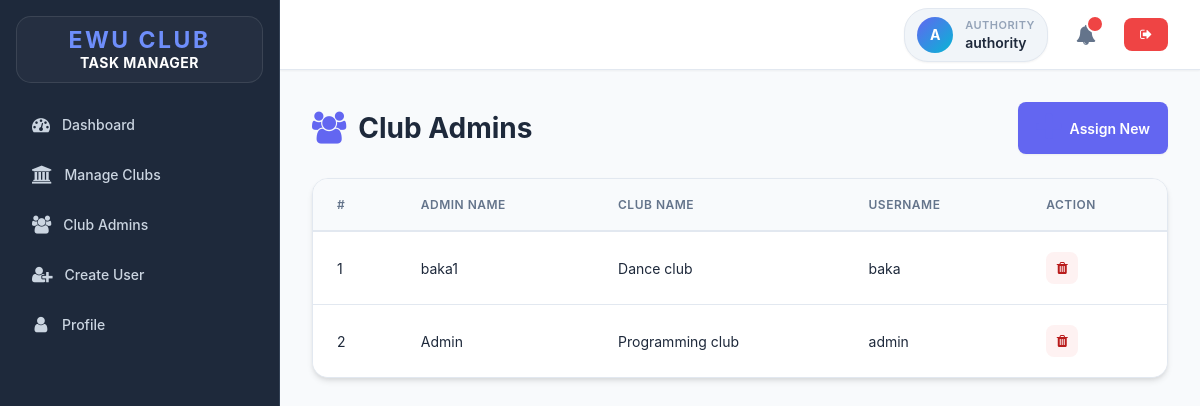
Screenshot of /club-admins.php (signed in) with the database file from the repository.
### tables this page shows
CREATE TABLE `club_admins` (
  `id` int(11) NOT NULL,
  `user_id` int(11) NOT NULL,
  `club_id` int(11) NOT NULL
);

CREATE TABLE `users` (
  `id` int(11) NOT NULL,
  `full_name` varchar(50) NOT NULL,
  `username` varchar(50) NOT NULL,
  `password` varchar(255) NOT NULL,
  `role` enum('admin','club_member','authority','club_admin') NOT NULL,
  `created_at` timestamp NOT NULL DEFAULT current_timestamp()
);

CREATE TABLE `clubs` (
  `id` int(11) NOT NULL,
  `name` varchar(100) NOT NULL,
  `created_at` timestamp NOT NULL DEFAULT current_timestamp()
);

### app/Model/Club.php (called while the page is built, shortened)
<?php
function get_all_club_admins($conn){
	$sql = "SELECT ca.id, u.full_name, c.name as club_name, u.username
	        FROM club_admins ca
	        JOIN users u ON ca.user_id = u.id
	        JOIN clubs c ON ca.club_id = c.id
            ORDER BY ca.id DESC";
	$stmt = $conn->prepare($sql);
	$stmt->execute();
	if ($stmt->rowCount() > 0) {
		$admins = $stmt->fetchAll();
	}else {
		$admins = 0;
	}
	return $admins;
}
?>

### club-admins.php (the view, shortened to what this page needs)
<?php
if (isset($_SESSION['role']) && isset($_SESSION['id']) && $_SESSION['role'] == "authority") {
    include "DB_connection.php";
    include "app/Model/Club.php";
    $admins = get_all_club_admins($conn);
 ?>
<!DOCTYPE html>
<html>
<head>
	<link rel="stylesheet" href="https://stackpath.bootstrapcdn.com/font-awesome/4.7.0/css/font-awesome.min.css">
	<link rel="stylesheet" href="css/style.css">
</head>
<body>
	<div class="body">
		<?php include "inc/nav.php" ?>
		<div class="main-container">
			<?php include "inc/header.php" ?>
			<div class="content">
				<div class="section-title">
					<span class="title-text">
						<i class="fa fa-users"></i>
						Club Admins
					</span>
					<a href="assign-club-admin.php" class="btn-primary">
						<i class="fa fa-plus"></i>
						Assign New
					</a>
				</div>
				<?php if ($admins != 0) { ?>
					<div class="table-container">
						<table class="main-table">
							<thead>
								<tr>
									<th>#</th>
									<th>Admin Name</th>
									<th>Club Name</th>
									<th>Username</th>
									<th>Action</th>
								</tr>
							</thead>
							<tbody>
								<?php $i=0; foreach ($admins as $admin) { ?>
								<tr>
									<td><?=++$i?></td>
									<td><?=$admin['full_name']?></td>
									<td><?=$admin['club_name']?></td>
									<td><?=$admin['username']?></td>
									<td>
										<div class="table-actions">
											<button class="icon-btn delete" disabled title="Remove">
												<i class="fa fa-trash"></i>
											</button>
										</div>
									</td>
								</tr>
								<?php } ?>
							</tbody>
						</table>
					</div>
				<?php } ?>
			</div>
		</div>
	</div>
</body>
</html>
<?php }else{
   $em = "First login";
   header("Location: login.php?error=$em");
   exit();
}
 ?>

### css/style.css (style rules this page uses)
* { padding: 0; margin: 0; box-sizing: border-box; font-family: -apple-system, BlinkMacSystemFont, 'Segoe UI', 'Roboto', 'Oxygen', 'Ubuntu', 'Cantarell', 'Fira Sans', 'Droid Sans', sans-serif; }
:root { --sidebar-bg: #1e293b; --sidebar-border: #334155; --primary-color: #6366f1; --primary-hover: #4f46e5; --primary-light: #e0e7ff; --accent-color: #06b6d4; --success-color: #10b981; --danger-color: #ef4444; --warning-color: #f59e0b; --text-primary: #1e293b; --text-secondary: #64748b; --text-tertiary: #94a3b8; --text-light: #cbd5e1; --text-white: #ffffff; --bg-primary: #ffffff; --bg-secondary: #f8fafc; --bg-tertiary: #f1f5f9; --border-color: #e2e8f0; --border-light: #cbd5e1; --shadow-sm: 0 1px 2px 0 rgba(0, 0, 0, 0.05); --shadow-md: 0 4px 6px -1px rgba(0, 0, 0, 0.1), 0 2px 4px -1px rgba(0, 0, 0, 0.06); --shadow-lg: 0 10px 15px -3px rgba(0, 0, 0, 0.1), 0 4px 6px -2px rgba(0, 0, 0, 0.05); --shadow-xl: 0 20px 25px -5px rgba(0, 0, 0, 0.1), 0 10px 10px -5px rgba(0, 0, 0, 0.04); }
body { background-color: var(--bg-secondary); color: var(--text-primary); overflow-x: hidden; }
.body { display: flex; height: 100vh; }
.main-container { flex: 1; display: flex; flex-direction: column; overflow: hidden; }
.content { flex: 1; overflow-y: auto; padding: 32px; background: var(--bg-secondary); }
.section-title { font-size: 28px; font-weight: 700; color: var(--text-primary); margin-bottom: 24px; display: flex; justify-content: space-between; align-items: center; flex-wrap: wrap; gap: 16px; }
.section-title .title-text { display: flex; align-items: center; gap: 12px; }
.section-title i { color: var(--primary-color); font-size: 32px; }
.btn, .btn-primary, .btn-secondary, .edit-btn, .delete-btn { display: inline-flex; align-items: center; gap: 8px; padding: 10px 18px; border: none; border-radius: 8px; cursor: pointer; font-size: 14px; font-weight: 600; transition: all 0.2s ease; text-decoration: none; white-space: nowrap; box-shadow: var(--shadow-sm); }
.btn, .btn-primary { background: var(--primary-color); color: white; }
.table-container { background: #ffffff; border-radius: 16px; box-shadow: 0 4px 6px -1px rgba(0, 0, 0, 0.1), 0 2px 4px -1px rgba(0, 0, 0, 0.06); border: 1px solid #e2e8f0; overflow: hidden; margin-top: 24px; width: 100%; }
.main-table { width: 100%; border-collapse: separate; border-spacing: 0; font-size: 14px; }
.main-table thead th { background: #f8fafc; color: var(--text-secondary); padding: 18px 24px; text-align: left; font-weight: 600; text-transform: uppercase; letter-spacing: 0.5px; font-size: 12px; border-bottom: 2px solid #e2e8f0; white-space: nowrap; }
.main-table tbody tr { transition: all 0.2s ease; background: #ffffff; }
.main-table tbody td { padding: 20px 24px; color: var(--text-primary); border-bottom: 1px solid #e2e8f0; vertical-align: middle; }
.main-table tbody tr:last-child td { border-bottom: none; }
.table-actions { display: flex; gap: 8px; }
.icon-btn { width: 32px; height: 32px; border-radius: 8px; display: flex; align-items: center; justify-content: center; border: 1px solid transparent; transition: all 0.2s ease; cursor: pointer; text-decoration: none; }
.icon-btn.delete { background: #fef2f2; color: #b91c1c; }
.icon-btn i { font-size: 14px; }

### rows the page displays
club_admins: user.full_name "baka1", club.name "Dance club", user.username "baka"
club_admins: user.full_name "Admin", club.name "Programming club", user.username "admin"

### other values shown
substr($_SESSION['username'], 0, 1) "A"
$_SESSION['role'] "AUTHORITY"
$_SESSION['username'] "authority"
